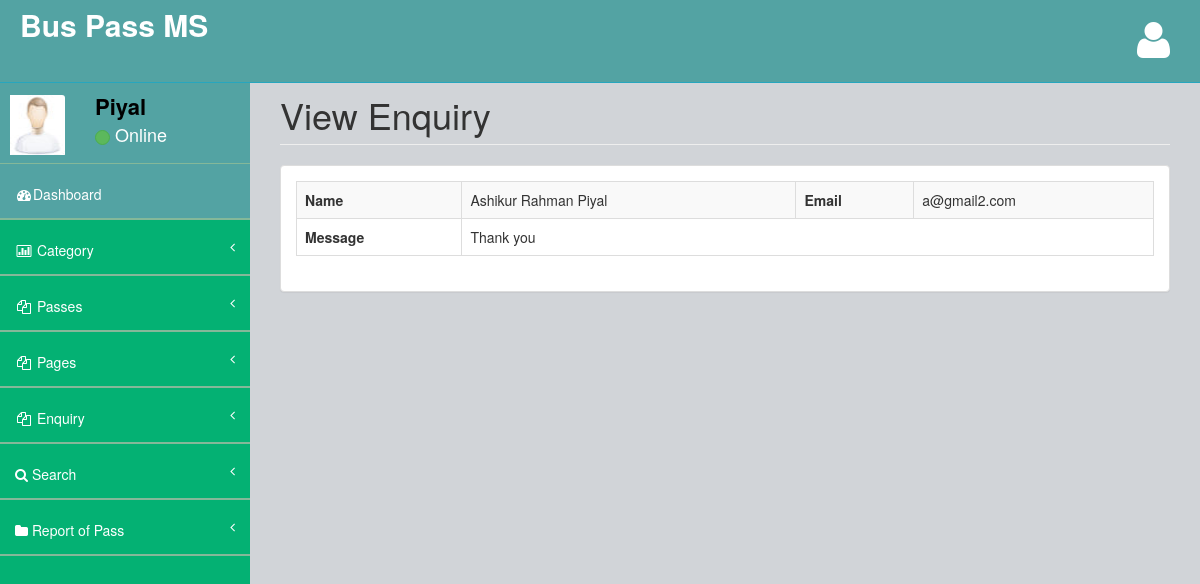
The app's page /buspassms/admin/view-enquiry.php?viewid=4 (signed in) with its own data.
### tables this page shows
CREATE TABLE `tblcontact` (
  `ID` int(10) NOT NULL,
  `Name` varchar(200) DEFAULT NULL,
  `Email` varchar(200) DEFAULT NULL,
  `Message` mediumtext DEFAULT NULL,
  `EnquiryDate` timestamp NOT NULL DEFAULT current_timestamp(),
  `IsRead` int(5) DEFAULT NULL
);

### buspassms/admin/view-enquiry.php (the view, shortened to what this page needs)
<?php
include('includes/dbconnection.php');
if (strlen($_SESSION['bpmsaid']==0)) {
  header('location:logout.php');
  } else{
 $vid=$_GET['viewid'];
  ?>
<!DOCTYPE html>
<html>
<head>
    <link href="assets/plugins/bootstrap/bootstrap.css" rel="stylesheet" />
    <link href="assets/font-awesome/css/font-awesome.css" rel="stylesheet" />
    <link href="assets/plugins/pace/pace-theme-big-counter.css" rel="stylesheet" />
  <link href="assets/css/style.css" rel="stylesheet" />
      <link href="assets/css/main-style.css" rel="stylesheet" />
    <link href="assets/plugins/dataTables/dataTables.bootstrap.css" rel="stylesheet" />
</head>
<body>
    <div id="wrapper">
       <?php include_once('includes/header.php');?>
        <?php include_once('includes/sidebar.php');?>
        <div id="page-wrapper">
            <div class="row">
                <div class="col-lg-12">
                    <h1 class="page-header">View Enquiry</h1>
                </div>
            </div>
            <div class="row">
                <div class="col-lg-12">
                    <div class="panel panel-default">
                        <div class="panel-body">
                            <div class="table-responsive">
                                <?php
$sql="SELECT * from  tblcontact where ID=$vid";
$query = $dbh -> prepare($sql);
$query->execute();
$results=$query->fetchAll(PDO::FETCH_OBJ);
$cnt=1;
if($query->rowCount() > 0)
{
foreach($results as $row)
{               ?>
                            <table border="1" class="table table-bordered table-striped table-vcenter js-dataTable-full-pagination">
    <tr>
    <th scope>Name</th>
    <td><?php  echo ($row->Name);?></td>
    <th scope>Email</th>
    <td><?php  echo ($row->Email);?></td>
  </tr>
  <tr>
    <th>Message</th>
    <td colspan="4"><?php  echo ($row->Message);?></td>
  </tr>
</table><?php $cnt=$cnt+1;}} ?>
                            </div>
                        </div>
                    </div>
                </div>
            </div>
        </div>
    </div>
</body>
</html>
<?php }  ?>

### buspassms/admin/includes/sidebar.php (shortened to what this page needs)
<?php
include('includes/dbconnection.php');
?>
        <nav class="navbar-default navbar-static-side" role="navigation">
            <div class="sidebar-collapse">
                <ul class="nav" id="side-menu">
                    <li>
                        <div class="user-section">
                            <div class="user-section-inner">
                                <img src="assets/img/user.jpg" alt="">
                            </div>
                            <div class="user-info">
                                <?php
$aid=$_SESSION['bpmsaid'];
$sql="SELECT AdminName from  tbladmin where ID=:aid";
$query = $dbh -> prepare($sql);
$query->bindParam(':aid',$aid,PDO::PARAM_STR);
$query->execute();
$results=$query->fetchAll(PDO::FETCH_OBJ);
$cnt=1;
if($query->rowCount() > 0)
{
foreach($results as $row)
{               ?>
                                <div><strong><?php  echo $row->AdminName;?></strong></div>
                                <div class="user-text-online">
                                    <span class="user-circle-online btn btn-success btn-circle "></span>&nbsp;Online
                                </div>
                            </div>
                            <?php $cnt=$cnt+1;}} ?>
                        </div>
                    </li>
                    <li class="selected">
                        <a href="dashboard.php"><i class="fa fa-dashboard fa-fw"></i>Dashboard</a>
                    </li>
                    <li>
                        <a href="#"><i class="fa fa-bar-chart-o fa-fw"></i> Category<span class="fa arrow"></span></a>
                    </li>
                    <li>
                        <a href="#"><i class="fa fa-files-o fa-fw"></i> Passes<span class="fa arrow"></span></a>
                    </li>
                    <li>
                        <a href="#"><i class="fa fa-files-o fa-fw"></i> Pages<span class="fa arrow"></span></a>
                    </li>
                    <li>
                        <a href="#"><i class="fa fa-files-o fa-fw"></i> Enquiry<span class="fa arrow"></span></a>
                    </li>
                    <li>
                        <a href="search-pass.php"><i class="fa fa-search"></i>  Search<span class="fa arrow"></span></a>
                        </li>
                        <li>
                        <a href="pass-bwdates-report.php"><i class="fa fa-folder"></i>  Report of Pass<span class="fa arrow"></span></a>
                        </li>
                </ul>
            </div>
        </nav>

### buspassms/admin/assets/css/style.css (style rules this page uses)
body { background-color: #f8f8f8; }
#wrapper { width: 100%; margin-top: 55px!important; background-color:#04B173; }
#page-wrapper { padding: 0 15px; min-height: 568px; background-color:rgb(209, 212, 216); }
.navbar-static-side ul li { border-bottom:1px solid #84B899 !important; }
.arrow { float: right; }
.fa.arrow:before { content: "\f104"; }
@media (min-width:768px) { .navbar-static-side { z-index: 1; position: absolute; width: 250px; } }
.btn-circle { width: 30px; height: 30px; padding: 6px 0; border-radius: 15px; text-align: center; font-size: 12px; line-height: 1.428571429; }

### buspassms/admin/assets/css/main-style.css (style rules this page uses)
.user-section-inner { height: 65px; width: 65px; -moz-border-radius: 3px; -webkit-border-radius: 3px; border-radius: 3px; overflow: hidden; display: inline-block; float: left; margin-right: 15px; margin-top: 20px; }
.user-section-inner img { margin-left:10px; width:55px; height:60px; }
.user-info { display: block; color:#000!important; display: inline-block; padding: 15px; margin-bottom: 0px }
.user-text-online { font-size:18px; color:#fff }
.user-circle-online { width: 15px!important; height: 15px!important; }
.nav > li > a { padding: 20px 15px; }
#side-menu { background-color:#04B173; }
#side-menu a { color:#fff; border-bottom: 1px solid #84B899 !important; height: 55px; }
.selected { background-color:rgb(83, 163, 163); }
.navbar-default { border-color: #27A6BE; }
@media (min-width:768px) { #page-wrapper { position: inherit; margin: 0 0 0 250px; padding: 0 30px; min-height: 1000px; } }

### records on screen
tblcontact: Name "Ashikur Rahman Piyal", Email "a@gmail2.com", Message "Thank you"

### other values on screen
$row->AdminName "Piyal"
